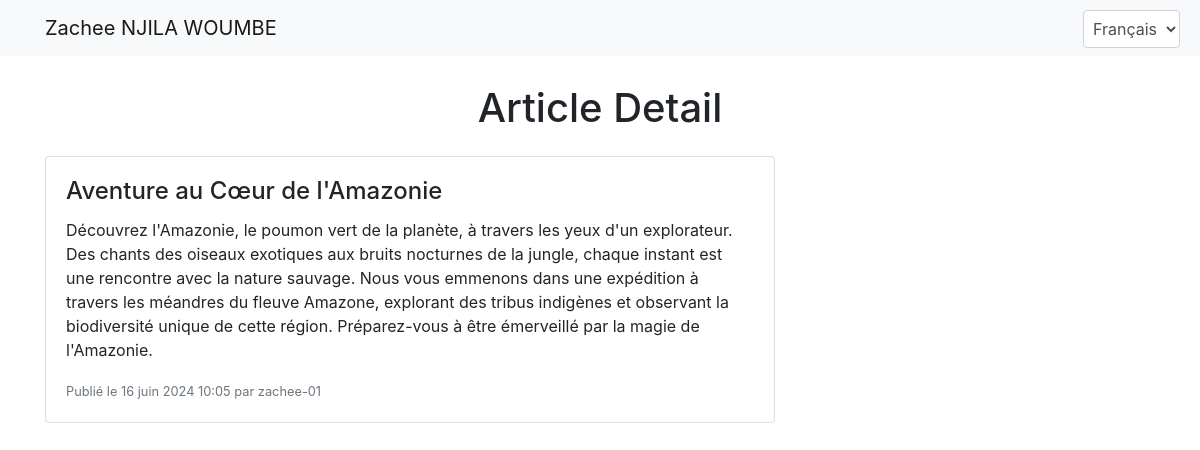
Page /article/3/ on the committed database.
### main/models.py (models this page shows, shortened)
class Article(models.Model):
    title = models.CharField(max_length=200)
    content = models.TextField()
    publication_date = models.DateTimeField(auto_now_add=True)
    author = models.CharField(max_length=100)

### main/views.py (the view, shortened to what this page needs)
# urls.py: path('article/<int:pk>/', views.article_detail, name='article_detail'),
def article_detail(request, pk):
    article = get_object_or_404(Article, pk=pk)
    lang = request.COOKIES.get(settings.LANGUAGE_COOKIE_NAME)
    if not lang:
        lang = translation.get_language()
    context = {
        'article': article,
        'lang': lang,
        'LANGUAGES': settings.LANGUAGES,
    }
    return render(request, 'main/article_detail.html', context)

### main/templates/main/article_detail.html (shortened to what this page needs)
{% load i18n %}
<!DOCTYPE html>
<html lang="{{ lang }}">
<head>
    <link href="https://stackpath.bootstrapcdn.com/bootstrap/4.5.2/css/bootstrap.min.css" rel="stylesheet">
</head>
<body>
    <nav class="navbar navbar-expand-lg navbar-light bg-light fixed-top">
        <div class="container">
            <a class="navbar-brand" href="#">{% trans "My Site" %}</a>
            <div class="language-menu">
                <form id="language-form" method="GET" class="form-inline">
                    <select name="lang" class="form-control" onchange="this.form.submit()">
                        {% for code, name in LANGUAGES %}
                            <option value="{{ code }}" {% if code == lang %}selected{% endif %}>{{ name }}</option>
                        {% endfor %}
                    </select>
                </form>
            </div>
        </div>
    </nav>
    <div class="container">
        <h1 class="my-4 text-center">{% block page_heading %}{% trans "Article Detail" %}{% endblock %}</h1>
        <div class="row">
            <div class="col-lg-8">
                <div class="card h-100">
                    <div class="card-body">
                        <h4 class="card-title">{% block article_title %}{{ article.title }}{% endblock %}</h4>
                        <p class="card-text">{% block article_content %}{% trans article.content %}{% endblock %}</p>
                        <p class="card-text"><small class="text-muted">{% block article_details %}{% trans "Published on" %} {{ article.publication_date }} {% trans "by" %} {{ article.author }}{% endblock %}</small></p>
                    </div>
                </div>
            </div>
        </div>
    </div>
</body>
</html>

### main/templates/main/article_detail.html (style rules this page uses)
body { padding-top: 60px; }
.language-menu { position: absolute; top: 10px; right: 10px; }
.language-menu select { padding: 5px; margin-right: 10px; }

### rows in the picture
Article: title "Aventure au Cœur de l'Amazonie", publication_date "16 juin 2024 10:05", author "zachee-01"

### other values in the picture
form field lang "Français"
